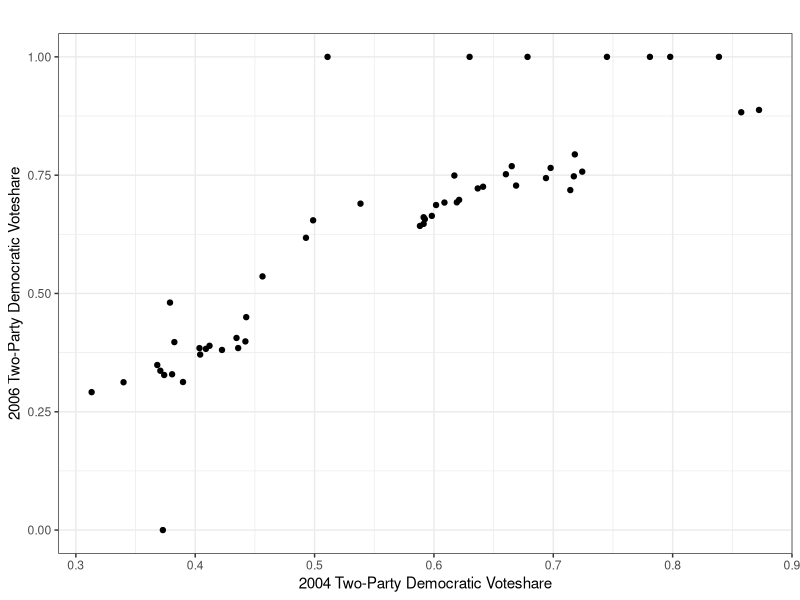
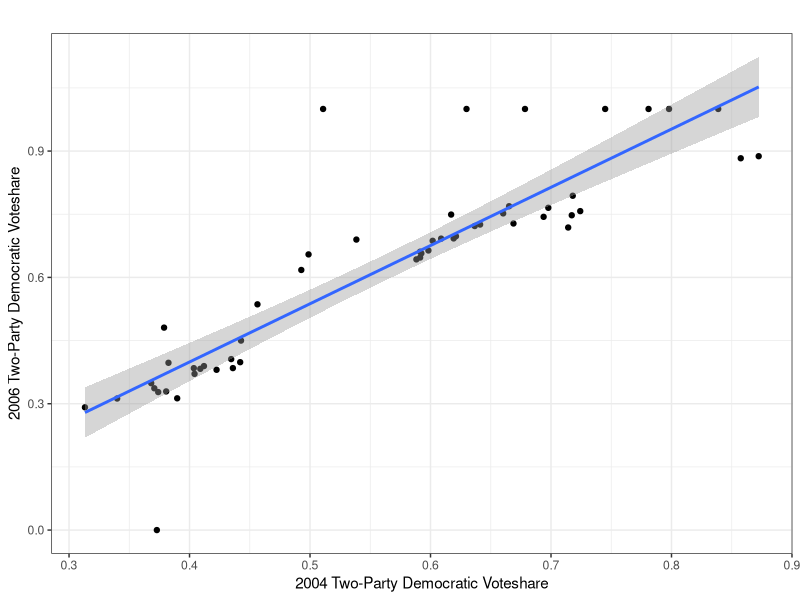
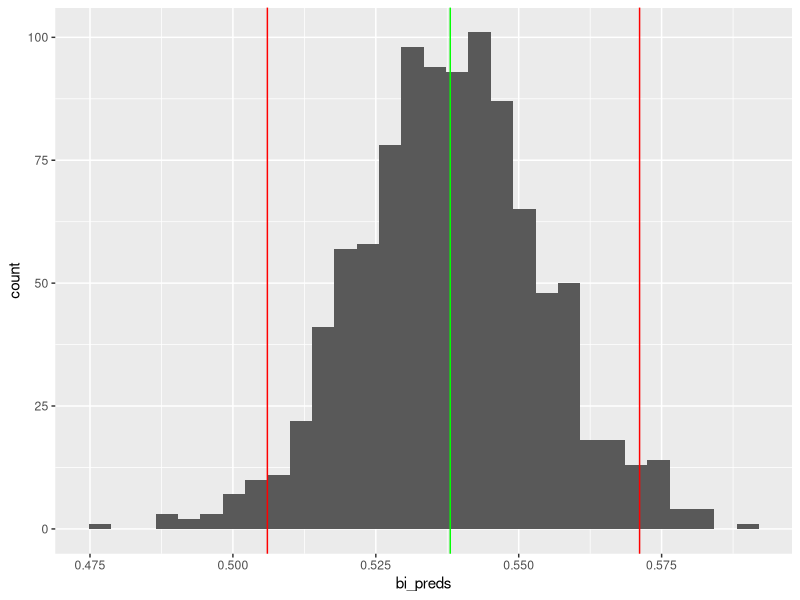
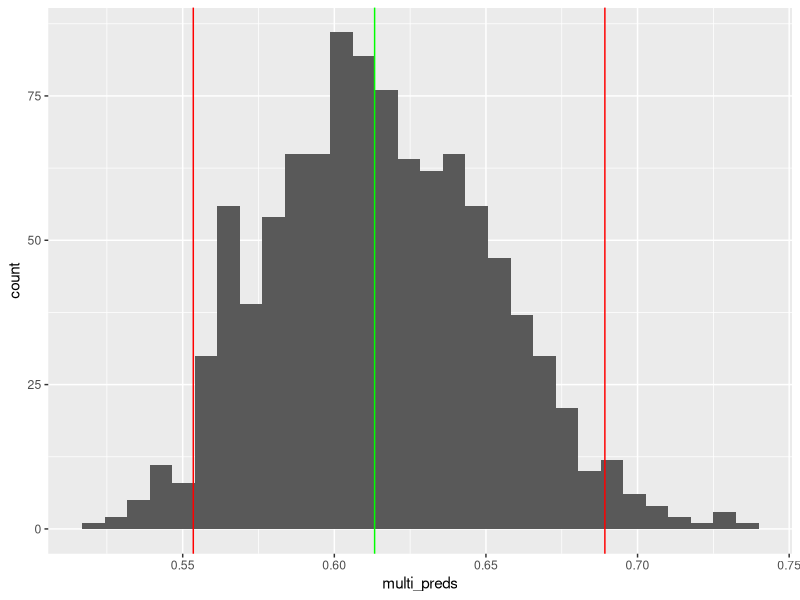

Generate these figures, in order, with R:
## ---- chunk 1
library(tidyverse)
knitr::opts_chunk$set(
	message = FALSE,
	warning = FALSE
)
## ---- chunk 2
# Reading in the data
data <- read_csv("ca2006.csv")

# Plotting data
data %>%
  ggplot(aes(x = dem_pres_2004, y = prop_d)) +
  geom_point() +
  theme_bw() +
  labs(x = "2004 Two-Party Democratic Voteshare",
       y = "2006 Two-Party Democratic Voteshare",
       title = "")

## ---- chunk 3

model1 <- lm(prop_d ~ dem_pres_2004, data = data)

summary(model1)

## ---- chunk 4

data %>%
  ggplot(aes(x = dem_pres_2004, y = prop_d)) +
  geom_point() +
  theme_bw() +
  labs(x = "2004 Two-Party Democratic Voteshare",
       y = "2006 Two-Party Democratic Voteshare",
       title = "") +
  geom_smooth(method = "lm")

## ---- chunk 5

prediction_bivariate  <- function(mod, num) {
  pred <- (mod$coefficients[1] + (num * mod$coefficients[2]))
  return(pred)
}


prediction_bivariate(model1, 0.5)

## ---- chunk 6
model2 <- lm(prop_d ~ dem_pres_2004 + dem_pres_2000 + dem_inc, data = data)


prediction_multivariate  <- function(mod, nums) {
  
  pred_values <- c(1, nums)
  
  if(length(pred_values) != length(mod$coefficients)) stop("!!!")
  
  return(sum(pred_values * mod$coefficients))
}


prediction_multivariate(model2, c(0.5, 0.5, 1))
## ---- chunk 7
set.seed(2018)

bootstrap  <- function(data) {
  
  bi_preds <- c()
  multi_preds <- c()

  for(i in 0:1000) {
    
      samp <- sample_n(data, 53, replace = TRUE)
      
      bi <- lm(prop_d ~ dem_pres_2004, data = samp)
      multi <-  lm(prop_d ~ dem_pres_2004 + dem_pres_2000 + dem_inc, data = samp)
      
      bi_pred <- prediction_bivariate(bi, 0.5)
      multi_pred <- prediction_multivariate(multi, c(0.5, 0.5, 1))
      
      bi_preds <- c(bi_preds, bi_pred)
      multi_preds <- c(multi_preds, multi_pred)
      
  }
  
  return(as_tibble(cbind(bi_preds, multi_preds)))
  
}

predictions <- bootstrap(data)

## ---- chunk 8

bi_high <- quantile(predictions$bi_preds,.975)
bi_mid <- quantile(predictions$bi_preds,.5)
bi_low <- quantile(predictions$bi_preds,.025)

multi_high <- quantile(predictions$multi_preds,.975)
multi_mid <- quantile(predictions$multi_preds,.5)
multi_low <- quantile(predictions$multi_preds,.025)

predictions %>%
  select(bi_preds) %>%
  ggplot() +
  geom_histogram(aes(x = bi_preds)) +
  geom_vline(xintercept = bi_high, color = "red") + 
  geom_vline(xintercept = bi_mid, color = "green") + 
  geom_vline(xintercept = bi_low, color = "red") 

predictions %>%
  select(multi_preds) %>%
  ggplot() +
  geom_histogram(aes(x = multi_preds)) +
  geom_vline(xintercept = multi_high, color = "red") + 
  geom_vline(xintercept = multi_mid, color = "green") + 
  geom_vline(xintercept = multi_low, color = "red") 

sum(predictions$bi_preds > 0.5) / 1000
sum(predictions$multi_preds > 0.5) / 1000

